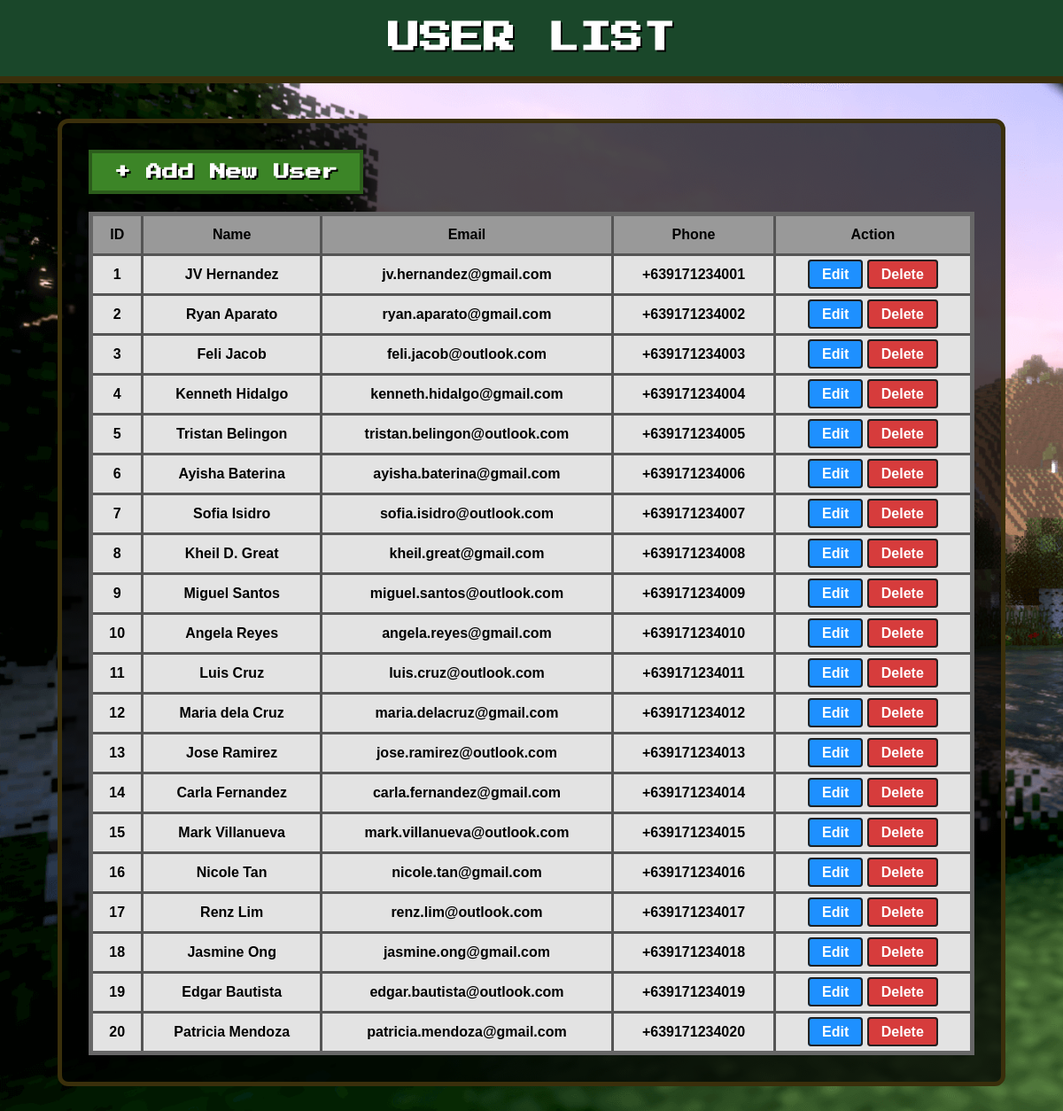
The page / on the database its author committed.
### tables this page shows
CREATE TABLE IF NOT EXISTS users (
    id INT(11) AUTO_INCREMENT PRIMARY KEY,
    name VARCHAR(100) NOT NULL,
    email VARCHAR(100) NOT NULL,
    phone VARCHAR(20) NOT NULL
);

### index.php (the view, shortened to what this page needs)
<?php include 'db.php'; ?>
<!DOCTYPE html>
<html>
<head>
</head>
<body>
<div class="header">USER LIST</div>
<div class="container">
    <a href="add.php" class="btn">+ Add New User</a>
    <table>
        <tr>
            <th>ID</th>
            <th>Name</th>
            <th>Email</th>
            <th>Phone</th>
            <th>Action</th>
        </tr>
        <?php
        $result = $conn->query("SELECT * FROM users");
        while($row = $result->fetch_assoc()):
        ?>
        <tr>
            <td><?= $row['id']; ?></td>
            <td><?= $row['name']; ?></td>
            <td><?= $row['email']; ?></td>
            <td><?= $row['phone']; ?></td>
            <td>
                <a class="action-btn edit" href="edit.php?id=<?= $row['id']; ?>">Edit</a>
                <a class="action-btn delete" href="delete.php?id=<?= $row['id']; ?>" onclick="return confirm('Delete this record?')">Delete</a>
            </td>
        </tr>
        <?php endwhile; ?>
    </table>
</div>
</body>
</html>

### index.php (style rules this page uses)
body { background: url('img/mcbg.png') repeat; background-size: cover; margin: 0; font-family:"Trebuchet MS", Tahoma, Verdana, sans-serif; }
.header { font-family: 'Press Start 2P', cursive; background: #1a472a; padding: 25px; text-align: center; color: #fff; text-shadow: 2px 2px #000; font-size: 36px; font-weight: bold; border-bottom: 8px solid #3a2f0b; }
.container { width: 90%; max-width: 1000px; margin: 40px auto; background: rgba(0, 0, 0, 0.7); padding: 30px; border: 5px solid #3a2f0b; border-radius: 12px; overflow-x: auto; }
a.btn { font-family: 'Press Start 2P', cursive; display: inline-block; background: #3c8527; padding: 12px 25px; color: #fff; font-size: 18px; text-decoration: none; border: 4px solid #2c5d1c; font-weight: bold; text-shadow: 2px 2px #000; margin-bottom: 20px; transition: 0.2s; }
table { width: 100%; border-collapse: collapse; background: #c6c6c6; border: 5px solid #676767; font-size: 16px; }
th, td { padding: 12px; border: 3px solid #555; text-align: center; background: #e3e3e3; font-weight: bold; }
th { background: #999; }
.action-btn { padding: 6px 14px; color: white; font-weight: bold; text-decoration: none; border: 2px solid #222; border-radius: 4px; transition: 0.2s; }
.edit { background: #1e90ff; }
.delete { background: #d63c3c; }

### rows shown on the page
users: id "1", name "JV Hernandez", email "jv.hernandez@gmail.com", phone "+639171234001"
users: id "2", name "Ryan Aparato", email "ryan.aparato@gmail.com", phone "+639171234002"
users: id "3", name "Feli Jacob", email "feli.jacob@outlook.com", phone "+639171234003"
users: id "4", name "Kenneth Hidalgo", email "kenneth.hidalgo@gmail.com", phone "+639171234004"
users: id "5", name "Tristan Belingon", email "tristan.belingon@outlook.com", phone "+639171234005"
users: id "6", name "Ayisha Baterina", email "ayisha.baterina@gmail.com", phone "+639171234006"
users: id "7", name "Sofia Isidro", email "sofia.isidro@outlook.com", phone "+639171234007"
users: id "8", name "Kheil D. Great", email "kheil.great@gmail.com", phone "+639171234008"
users: id "9", name "Miguel Santos", email "miguel.santos@outlook.com", phone "+639171234009"
users: id "10", name "Angela Reyes", email "angela.reyes@gmail.com", phone "+639171234010"
users: id "11", name "Luis Cruz", email "luis.cruz@outlook.com", phone "+639171234011"
users: id "12", name "Maria dela Cruz", email "maria.delacruz@gmail.com", phone "+639171234012"
users: id "13", name "Jose Ramirez", email "jose.ramirez@outlook.com", phone "+639171234013"
users: id "14", name "Carla Fernandez", email "carla.fernandez@gmail.com", phone "+639171234014"
users: id "15", name "Mark Villanueva", email "mark.villanueva@outlook.com", phone "+639171234015"
users: id "16", name "Nicole Tan", email "nicole.tan@gmail.com", phone "+639171234016"
users: id "17", name "Renz Lim", email "renz.lim@outlook.com", phone "+639171234017"
users: id "18", name "Jasmine Ong", email "jasmine.ong@gmail.com", phone "+639171234018"
users: id "19", name "Edgar Bautista", email "edgar.bautista@outlook.com", phone "+639171234019"
users: id "20", name "Patricia Mendoza", email "patricia.mendoza@gmail.com", phone "+639171234020"
